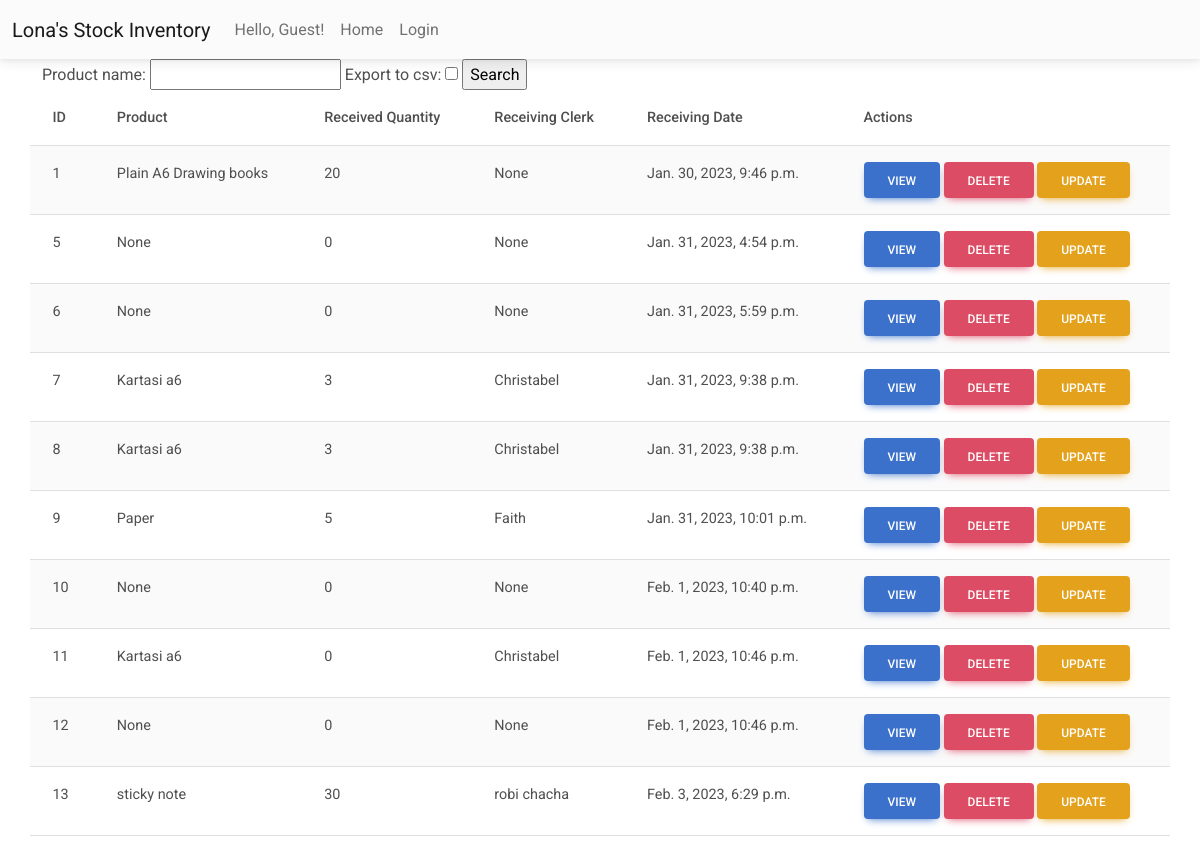
Before: /list_products/ with the older database file.
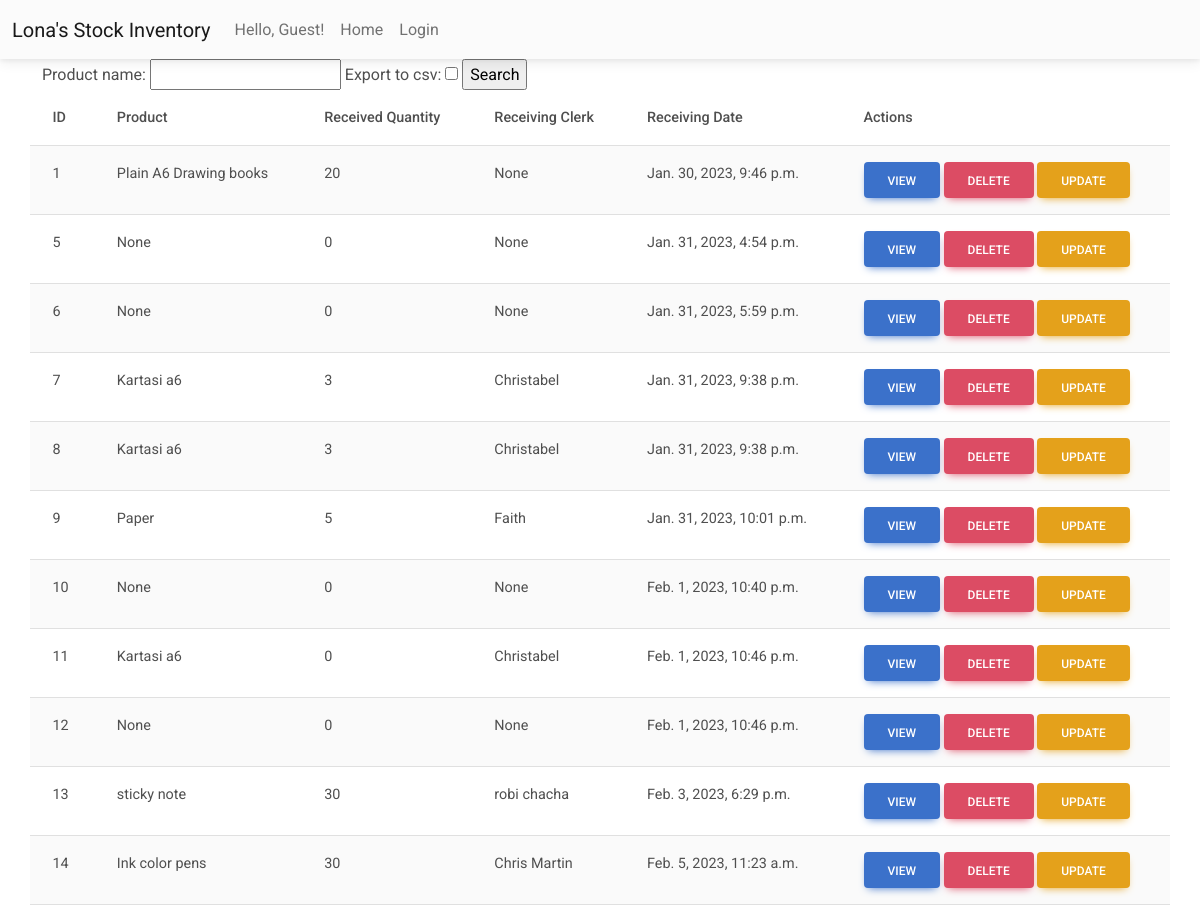
After: the same page with the newer database file.
### lonastockapp/models.py (models this page shows, shortened)
class Product(models.Model):
	received_quantity = models.IntegerField(default='0', blank=True, null=False)
	product_name = models.CharField(max_length=50, blank=True, null=True)
	received_by = models.CharField(max_length=50, blank=True, null=True)
	issue_quantity = models.IntegerField(default='0', blank=True, null=False)
	issued_by = models.CharField(max_length=50, blank=True, null=True)
	reorder_level = models.IntegerField(default='0', blank=True, null=False)
	last_updated = models.DateTimeField(auto_now_add=False, auto_now=True)
	id = models.AutoField(primary_key=True)

### lonastockapp/views.py (the view, shortened to what this page needs)
# urls.py: path('list_products/',  views.list_products, name='list_products' ),
def list_products(request):
  title = 'LIST OF PRODUCTS'
  form=ProductSearchForm(request.POST)
  products = Product.objects.all()
  context = {
    "products" : products,
    "form" : form,
    }
  return render (request, "list_products.html" , context)

### lonastockapp/forms.py
class ProductSearchForm(forms.ModelForm):
   export_to_CSV= forms.BooleanField(required=False)
   class Meta:
      model = Product
      fields = ['product_name',]

### lonastockapp/templates/list_products.html
{% include 'base.html' %}
{% block content %}
<div class="container">
    <div class="row">
        <div class="col-md-12">
                    <div class="card-body">
                        <form method="POST" action="">{% csrf_token%}
                            {{form}}
                            <input type="submit" value="Search"/>
                        </form>
                    </div>
                </div>
                <div class="card-body">
                    <table class="table table-striped">
                        <thead>
                            <tr>
                                <th>ID</th>
                                <th>Product</th>
                                <th>Received Quantity</th>
                                <th>Receiving Clerk</th>
                                <th>Receiving Date</th>
                                <th>Actions</th>
                            </tr>
                        </thead>
                        <tbody>
                            {% for product in products %}
                            <tr>
                                <td>{{ product.id }}</td>
                                <td>{{ product.product_name }}</td>
                                <td>{{ product.received_quantity }}</td>
                                <td>{{ product.received_by }}</td>
                                <td>{{ product.last_updated}}</td>
                                <td>
                                    <a href="{% url 'list_products' %}" class="btn btn-primary">View</a>
                                    <a href="{% url 'delete_product' %}" class="btn btn-danger">Delete</a>
                                    <a href="{% url 'add_product' %}" class="btn btn-warning">Update</a>
                                </td>
                            </tr>
                            {% endfor %}
                    </table>
                </div>
{% endblock %}

### lonastockapp/templates/base.html (shortened to what this page needs)
<!DOCTYPE html>
<html>
<head>
    <link href="https://cdnjs.cloudflare.com/ajax/libs/font-awesome/6.0.0/css/all.min.css" rel="stylesheet"/>
    <link href="https://cdnjs.cloudflare.com/ajax/libs/mdb-ui-kit/6.0.1/mdb.min.css" rel="stylesheet" />
</head>
<body>
    {% include 'navbar.html' %}
</body>
</html>

### lonastockapp/templates/navbar.html (shortened to what this page needs)
<nav class="navbar navbar-expand-lg navbar-light bg-light">
    <div class="container-fluid">
      <a class="navbar-brand" href="#">Lona's Stock Inventory</a>
      <div class="collapse navbar-collapse" id="navbarNavAltMarkup">
        <div class="navbar-nav">
          <a class="nav-link" href="">Hello, {{ user.username|default:'Guest' }}!</a>
            {% if user.is_authenticated %}
          <a class="nav-link" href="{% url 'list_products' %}">Products</a>
          <a class="nav-link" href="{% url 'add_product' %}">Add Products</a>
          <a class="nav-link" href="{% url 'logout' %}">Logout</a>
          {% else %}
          <a class="nav-link" href="{% url 'home' %}">Home</a>
          <a class="nav-link" href="{% url 'login' %}" > Login</a>
          {% endif %}
        </div>
      </div>
    </div>
  </nav>

Changed rows visible on the page:
added Product: id "14", product_name "Ink color pens", received_quantity "30", received_by "Chris Martin", last_updated "Feb. 5, 2023, 11:23 a.m."
